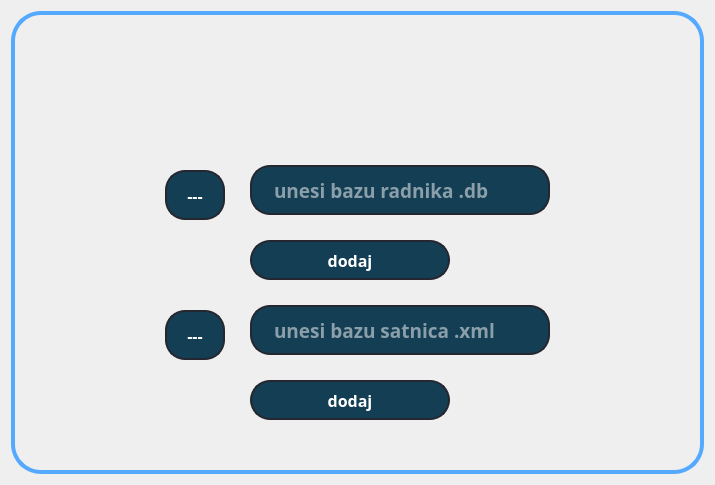
           <widget class="QWidget" name="konekcija_baza">
            <property name="styleSheet">
             <string notr="true"/>
            </property>
            <layout class="QVBoxLayout" name="verticalLayout_9">
             <item alignment="Qt::AlignHCenter">
              <widget class="QFrame" name="frame_4">
               <property name="styleSheet">
                <string notr="true">QFrame{
border:4px solid rgb(85, 170, 255);
border-radius:30px;
}</string>
               </property>
               <property name="frameShape">
                <enum>QFrame::NoFrame</enum>
               </property>
               <property name="frameShadow">
                <enum>QFrame::Raised</enum>
               </property>
               <layout class="QGridLayout" name="gridLayout_3">
                <property name="leftMargin">
                 <number>150</number>
                </property>
                <property name="topMargin">
                 <number>150</number>
                </property>
                <property name="rightMargin">
                 <number>150</number>
                </property>
                <property name="bottomMargin">
                 <number>50</number>
                </property>
                <property name="spacing">
                 <number>25</number>
                </property>
                <item row="0" column="0">
                 <widget class="QPushButton" name="dodaj_db_adresa">
                  <property name="minimumSize">
                   <size>
                    <width>10</width>
                    <height>50</height>
                   </size>
                  </property>
                  <property name="maximumSize">
                   <size>
                    <width>200</width>
                    <height>40</height>
                   </size>
                  </property>
                  <property name="font">
                   <font>
                    <family>Source Code Pro Semibold</family>
                    <pointsize>12</pointsize>
                    <weight>75</weight>
                    <bold>true</bold>
                   </font>
                  </property>
                  <property name="cursor">
                   <cursorShape>PointingHandCursor</cursorShape>
                  </property>
                  <property name="styleSheet">
                   <string notr="true">QPushButton{
border: 2px solid rgb(37, 39,48);
border-radius:20px;
color:#FFF;
padding-left:20px;
padding-right:20px;
background-color: rgb(20, 62, 83);
}
QPushButton:hover{
border: 2px solid rgb(30, 94, 126);
}
QPushButton:focus{
border: 2px solid rgb(85, 170, 255);
background-color: rgb(24, 77, 104);
}</string>
                  </property>
                  <property name="text">
                   <string>---</string>
                  </property>
                 </widget>
                </item>
                <item row="0" column="1">
                 <widget class="QLineEdit" name="baza_Radnika">
                  <property name="minimumSize">
                   <size>
                    <width>300</width>
                    <height>50</height>
                   </size>
                  </property>
                  <property name="maximumSize">
                   <size>
                    <width>400</width>
                    <height>50</height>
                   </size>
                  </property>
                  <property name="font">
                   <font>
                    <family>Source Code Pro Light</family>
                    <pointsize>14</pointsize>
                    <weight>75</weight>
                    <bold>true</bold>
                   </font>
                  </property>
                  <property name="styleSheet">
                   <string notr="true">QLineEdit{
border: 2px solid rgb(37, 39,48);
border-radius:20px;
color:#FFF;
padding-left:20px;
padding-right:20px;
background-color: rgb(20, 62, 83);
}
QLineEdit:hover{
border: 2px solid rgb(30, 94, 126);
}
QLineEdit:focus{
border: 2px solid rgb(85, 170, 255);
background-color: rgb(24, 77, 104);
}</string>
                  </property>
                  <property name="text">
                   <string/>
                  </property>
                  <property name="placeholderText">
                   <string>unesi bazu radnika .db</string>
                  </property>
                 </widget>
                </item>
                <item row="1" column="1">
                 <widget class="QPushButton" name="dodaj_db">
                  <property name="minimumSize">
                   <size>
                    <width>200</width>
                    <height>40</height>
                   </size>
                  </property>
                  <property name="maximumSize">
                   <size>
                    <width>200</width>
                    <height>40</height>
                   </size>
                  </property>
                  <property name="font">
                   <font>
                    <family>Source Code Pro Semibold</family>
                    <pointsize>12</pointsize>
                    <weight>75</weight>
                    <bold>true</bold>
                   </font>
                  </property>
                  <property name="cursor">
                   <cursorShape>PointingHandCursor</cursorShape>
                  </property>
                  <property name="styleSheet">
                   <string notr="true">QPushButton{
border: 2px solid rgb(37, 39,48);
border-radius:20px;
color:#FFF;
padding-left:20px;
padding-right:20px;
background-color: rgb(20, 62, 83);
}
QPushButton:hover{
border: 2px solid rgb(30, 94, 126);
}
QPushButton:focus{
border: 2px solid rgb(85, 170, 255);
background-color: rgb(24, 77, 104);
}</string>
                  </property>
                  <property name="text">
                   <string>dodaj</string>
                  </property>
                 </widget>
                </item>
                <item row="2" column="0">
                 <widget class="QPushButton" name="dodaj_xml_adresa">
                  <property name="minimumSize">
                   <size>
                    <width>0</width>
                    <height>50</height>
                   </size>
                  </property>
                  <property name="maximumSize">
                   <size>
                    <width>200</width>
                    <height>40</height>
                   </size>
                  </property>
                  <property name="font">
                   <font>
                    <family>Source Code Pro Semibold</family>
                    <pointsize>12</pointsize>
                    <weight>75</weight>
                    <bold>true</bold>
                   </font>
                  </property>
                  <property name="cursor">
                   <cursorShape>PointingHandCursor</cursorShape>
                  </property>
                  <property name="styleSheet">
                   <string notr="true">QPushButton{
border: 2px solid rgb(37, 39,48);
border-radius:20px;
color:#FFF;
padding-left:20px;
padding-right:20px;
background-color: rgb(20, 62, 83);
}
QPushButton:hover{
border: 2px solid rgb(30, 94, 126);
}
QPushButton:focus{
border: 2px solid rgb(85, 170, 255);
background-color: rgb(24, 77, 104);
}</string>
                  </property>
                  <property name="text">
                   <string>---</string>
                  </property>
                 </widget>
                </item>
                <item row="2" column="1">
                 <widget class="QLineEdit" name="Baza_Satnice">
                  <property name="minimumSize">
                   <size>
                    <width>300</width>
                    <height>50</height>
                   </size>
                  </property>
                  <property name="maximumSize">
                   <size>
                    <width>400</width>
                    <height>50</height>
                   </size>
                  </property>
                  <property name="font">
                   <font>
                    <family>Source Code Pro Light</family>
                    <pointsize>14</pointsize>
                    <weight>75</weight>
                    <bold>true</bold>
                   </font>
                  </property>
                  <property name="styleSheet">
                   <string notr="true">QLineEdit{
border: 2px solid rgb(37, 39,48);
border-radius:20px;
color:#FFF;
padding-left:20px;
padding-right:20px;
background-color: rgb(20, 62, 83);
}
QLineEdit:hover{
border: 2px solid rgb(30, 94, 126);
}
QLineEdit:focus{
border: 2px solid rgb(85, 170, 255);
background-color: rgb(24, 77, 104);
}</string>
                  </property>
                  <property name="text">
                   <string/>
                  </property>
                  <property name="placeholderText">
                   <string>unesi bazu satnica .xml</string>
                  </property>
                 </widget>
                </item>
                <item row="3" column="1">
                 <widget class="QPushButton" name="dodaj_xml">
                  <property name="minimumSize">
                   <size>
                    <width>200</width>
                    <height>40</height>
                   </size>
                  </property>
                  <property name="maximumSize">
                   <size>
                    <width>200</width>
                    <height>40</height>
                   </size>
                  </property>
                  <property name="font">
                   <font>
                    <family>Source Code Pro Semibold</family>
                    <pointsize>12</pointsize>
                    <weight>75</weight>
                    <bold>true</bold>
                   </font>
                  </property>
                  <property name="cursor">
                   <cursorShape>PointingHandCursor</cursorShape>
                  </property>
                  <property name="styleSheet">
                   <string notr="true">QPushButton{
border: 2px solid rgb(37, 39,48);
border-radius:20px;
color:#FFF;
padding-left:20px;
padding-right:20px;
background-color: rgb(20, 62, 83);
}
QPushButton:hover{
border: 2px solid rgb(30, 94, 126);
}
QPushButton:focus{
border: 2px solid rgb(85, 170, 255);
background-color: rgb(24, 77, 104);
}</string>
                  </property>
                  <property name="text">
                   <string>dodaj</string>
                  </property>
                 </widget>
                </item>
               </layout>
              </widget>
             </item>
            </layout>
           </widget>
